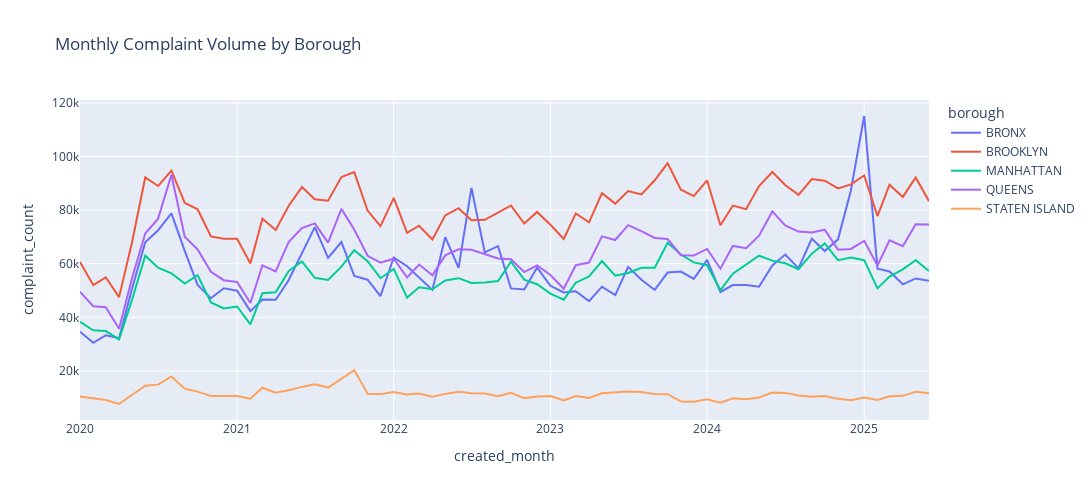

Here is the notebook cell this chart was saved with:
### Markdown cell above
### complaints volume by borough

### Code cell
# Brooklyn has the highest complaint volume 

condition = (
    (df['created_date'] < '2025-07-01') &
    (df['borough'].notnull()) &
    (df['borough'].isin(['MANHATTAN', 'BRONX', 'BROOKLYN', 'QUEENS', 'STATEN ISLAND']))
)

complaint_volume_by_borough = df[condition].groupby(['created_month', 'borough']).agg({'unique_key': 'count'}).reset_index()

complaint_volume_by_borough.rename(columns={'unique_key': 'complaint_count'}, inplace=True)

fig = px.line(
    complaint_volume_by_borough, 
    x='created_month', 
    y='complaint_count', 
    color='borough', 
    title='Monthly Complaint Volume by Borough'
)
fig.update_layout(width=1200, height=500)
